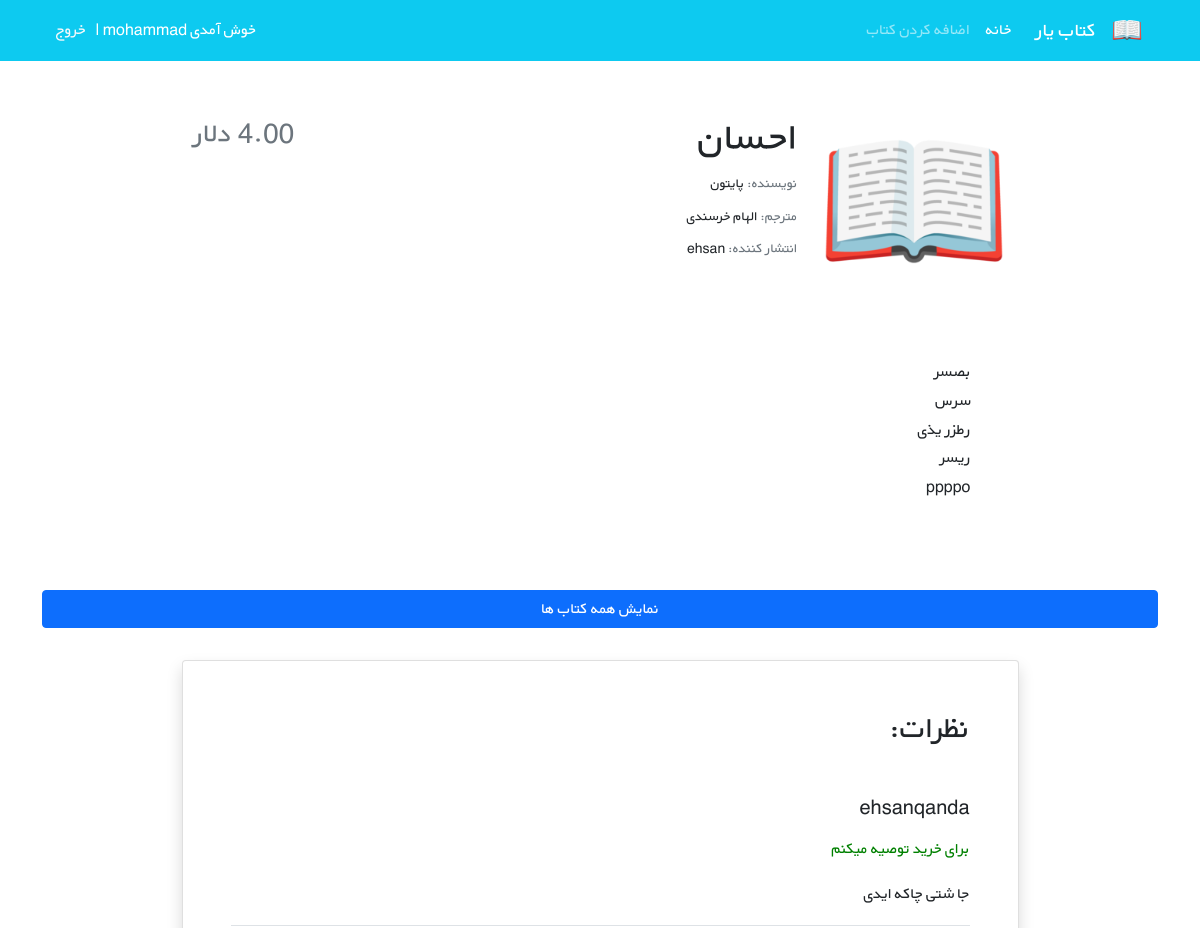
/1/ (signed in, upper part), run on an earlier commit of the app's database.
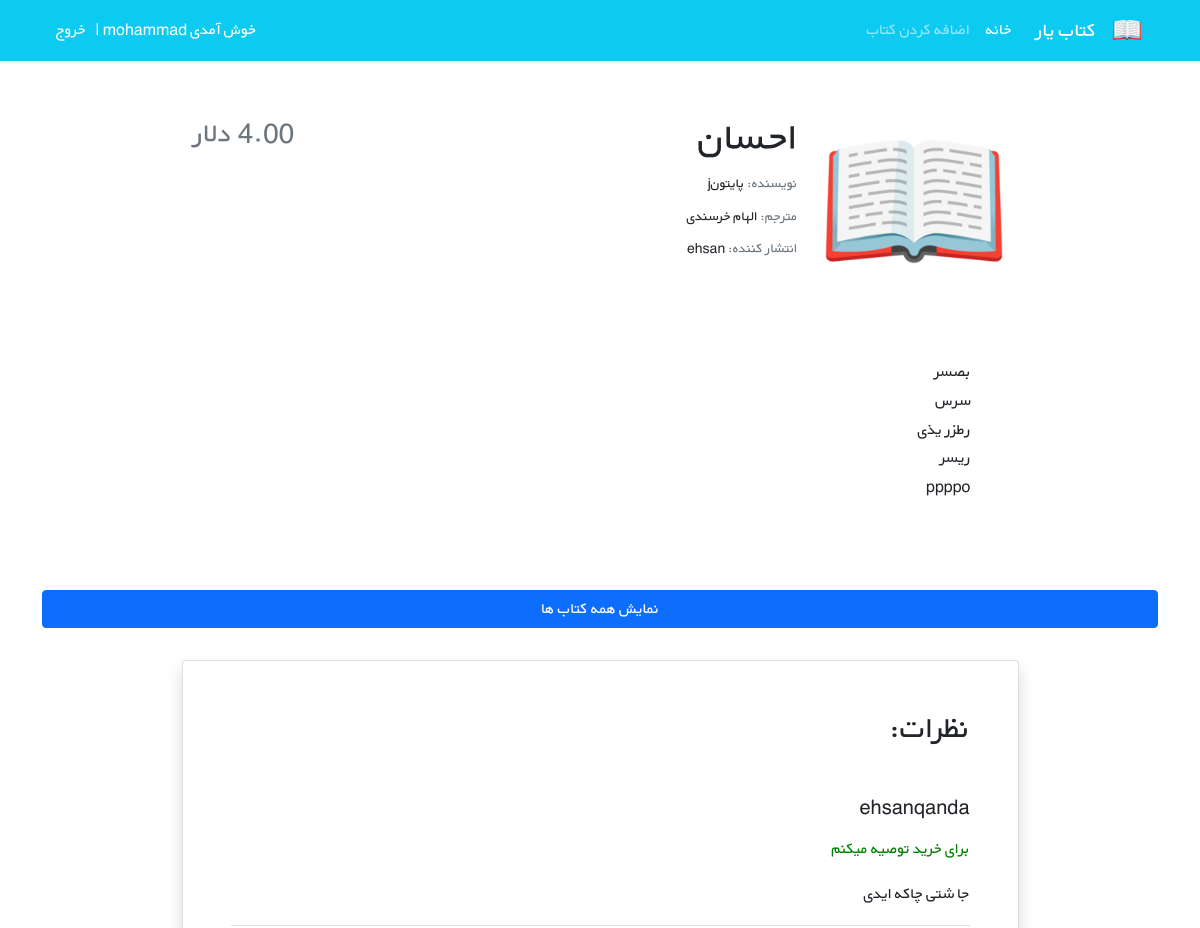
And on a later commit of the database.
### keb/models.py (models this page shows, shortened)
class Kteb(models.Model):
    user = models.ForeignKey(get_user_model(), on_delete=models.CASCADE)
    title = models.CharField(max_length=50)
    author = models.CharField(max_length=50)
    touzihat = models.TextField()
    price = models.DecimalField(max_digits=5, decimal_places=2)
    cover = models.ImageField(upload_to="cover/",blank=True )

### esabs/models.py (models this page shows)
class CustomUser(AbstractUser):
    pass

### keb/views.py (the view)
# urls.py: path("<int:pk>/",views.detail_kteb,name="detail_kteb"),
@login_required
def detail_kteb(re,pk):
    kteb = get_object_or_404(Kteb,pk=pk)
    nazar = kteb.nazar.all()
    if re.method == "POST":
        formn = FormComment(re.POST)
        if formn.is_valid():
            new = formn.save(commit=False)
            new.book = kteb
            new.user = re.user
            new.save()
            formn = FormComment()
    else :
        formn = FormComment()
    xx = {"kteb":kteb,
          "nazar":nazar,
          "form":formn}
    return render(re,"detail_kteb.html",xx)

### keb/templates/detail_kteb.html (shortened to what this page needs)
 {% extends "base.html" %}
{% load static %}
{%load crispy_forms_tags %}
{% block body %}
<div class="container mt-5" dir="rtl">
    <div class="">
        <div class="">
            <div class="d-flex justify-content-center">
                <div class="row w-sm-75 w-100">
                    <div class="col-xs-12 col-md-3 d-flex justify-content-center">
                        <div>
                            {% if kteb.cover %}
                            <img src="{{kteb.cover.url}}"
                            class="img-fluid rounded-start" alt="...">
                            {% else %}
                            <img src="{% static 'icons/book.png' %}"
                            class="img-fluid rounded-start" alt="...">
                            {% endif %}
                        </div>
                    </div>
                    <div class="col-xs-12 col-md-6 text-center text-md-end mt-md-1 mt-4">
                        <h1>{{kteb.title}} </h1>
                        <h5 class="small my-1"><span class="text-muted">نویسنده: </span>{{kteb.author}} </h5>
                        <h5 class="small my-1"><span class="text-muted">مترجم: </span>الهام خرسندی</h5>
                        <h5 class="small my-1"><span class="text-muted">انتشار کننده: </span>{{kteb.user.username}}</h5>
                    </div>
                    <div class="col-xs-12 col-md-3 d-flex flex-column">
                        <h3 class="align-self-center pt-2 text-muted align-self-md-end">
                           {{kteb.price}} دلار
                        </h3>
                    </div>
                </div>
            </div>
            <div class="d-flex justify-content-center">
                <div class="my-3 p-5 w-sm-75 w-100">
                    {{kteb.touzihat|linebreaks}}
                </div>
            </div>
<a href="{%url 'home' %}" class="btn btn-primary mt-2 mb-3 w-100">نمایش همه کتاب ها</a>
            <div class="d-flex justify-content-center">
                <div class="card shadow my-3 p-5 w-sm-75 w-100">
                    <h2 class="mb-5">نظرات:</h2>
                    {% for n in nazar  %}
                    {% if n.publish %}
                    <div class="border-bottom mb-3">
                        <h5 class="mb-3"> {{n.user.username}} </h5>
                        {% if n.توصیه_میکنی_یا_نه %}
                        <p style="color:green" >برای خرید توصیه میکنم</p>
                        {% else %}
                        <h6 style="color:red">برای خرید توصیه نمی کنم</h6>
                        {% endif %}
                        <p>{{n.text|linebreaks}} </p>
                    </div>
                    {% endif %}
                    {% endfor %}
                </div>
            </div>
        </div>
    </div>
</div>
{% endblock body %}

What changed in the data, as far as the page shows it:
changed Kteb "احسان": author "پایتون" → "پایتونj"
